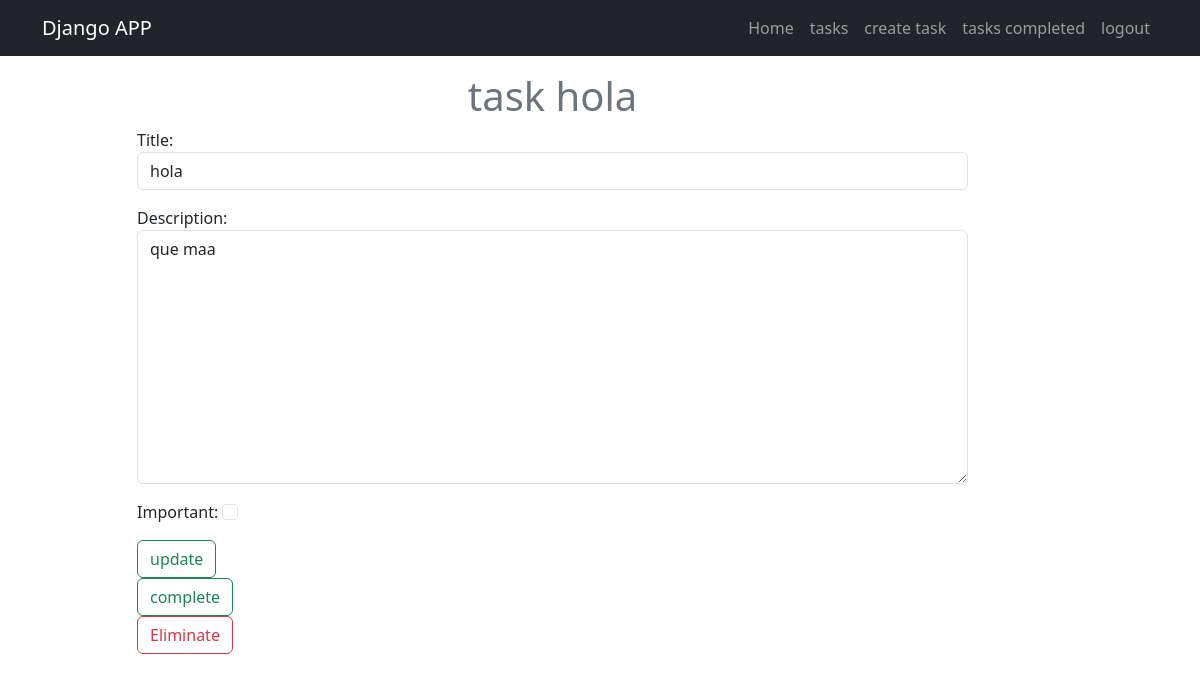
The app's page /tasks/5/ (signed in), older data.
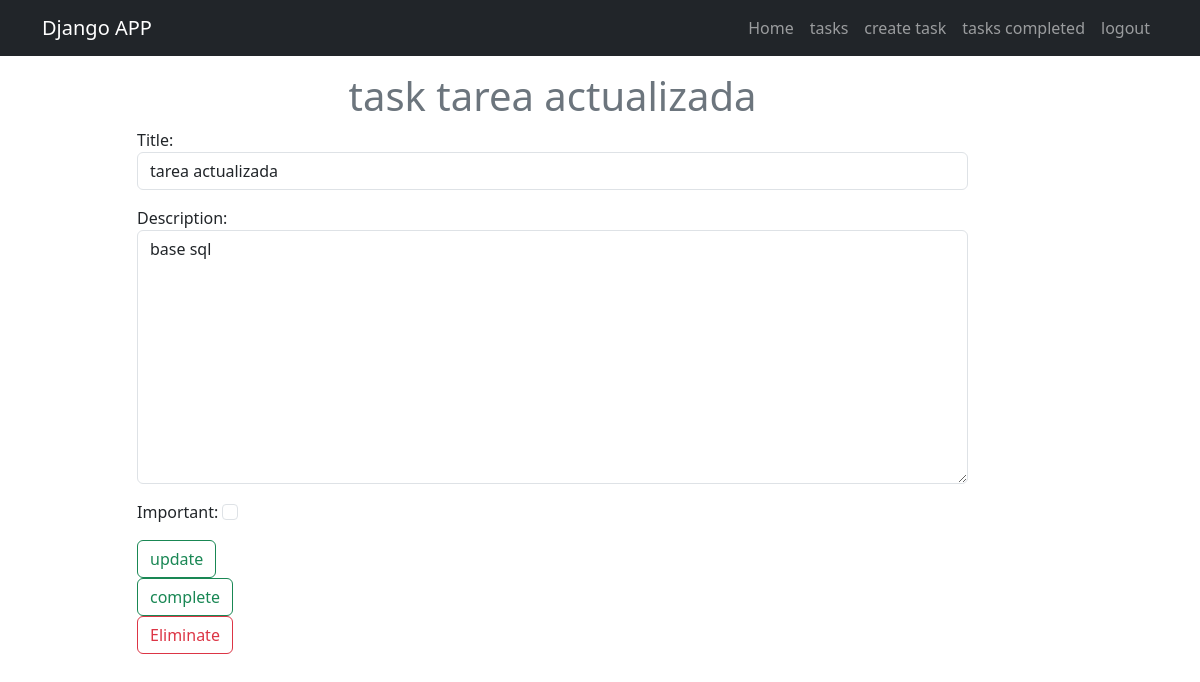
The same page, newer data.
### tasks/models.py (models this page shows, shortened)
class Task(models.Model):
    title = models.CharField(max_length=100)
    description = models.TextField(blank=True) #aqui estoy diciendo que sino se pasa nada en ese campo pues ese campo se puede quedar vacio
    created = models.DateTimeField(auto_now_add=True)#aqui vamos agregar la hora por defecto cuando se cree una tarea
    datecompleted = models.DateTimeField(null=True, blank=True)#aqui estoy diciendo que este campo iniciara vacio cuando se cree la tarea y ademas el "blank" significa que esta columna es opcional llenarla o completarla para el administrador
    important = models.BooleanField(default=False)#aqui estoy diciendo que todas las tareas que se vayan a crear no van a ser importante mas adelante las marcaremos como true
    user = models.ForeignKey(User, on_delete=models.CASCADE)#se hace la relacion de la clase User es decir, que se esta tabla de task se va a relacionar con la User en la base de datos

### tasks/views.py (the view, shortened to what this page needs)
# urls.py: path('tasks/<int:task_id>/', views.task_detail, name='tasks_detail'),
@login_required#esta es una funcion de la biblioteca de django que nos permite que cualquier persona la cual no este autenticado no pueda ingresar a cualquier vista solo utilizando la url
def task_detail (request, task_id):#actualizar tareas
    if request.method == 'GET':
        task = get_object_or_404(Task, pk=task_id, user=request.user)#se hace una consulta con el metodo get, ademas siempre se debe colocar dentro de los parentesis la clase (base de datos) y el id el cual vamos a buscar, ademas el "user=request.user" es para que solo el usuario que esta utilizando la aplicacion pueda modificar sus tareas y no la de los demas
        form = TaskForm(instance=task)
        return render(request, 'task_detail.html', {
            'task': task,
            'form': form
        })

### tasks/forms.py
class TaskForm(forms.ModelForm):#aqui estamos reando una plantilla para nuestro html segun lo que necesitemos en la base de datos
    class Meta:
        model = Task #aqui estoy diciendo que cuando se cree la pnatilla vamos a coger de modelo a la clase Task, para que funcione bien la plantilla con la clase y se pueda guardar los datos en la base de datos
        fields = ['title', 'description', 'important']#estos datos son los que se van a crear para la plantilla que son tambien los datos del models Task, para que todo quede bien creado
        widgets = {
            'title': forms.TextInput(attrs={'class': 'form-control', 'placeholder': 'Escribe un titulo', }),
            'description': forms.Textarea(attrs={'class': 'form-control', 'placeholder': 'Describe la tarea'}),
            'important': forms.CheckboxInput(attrs={'class': 'form-check-input'}),
        }

### tasks/templates/task_detail.html (shortened to what this page needs)
{% extends 'base.html' %}
{% block content %}
<main class="container">
    <div class="row">
        <div class="col-md-9 offset-md-1 py-3">
            <form method="POST">
                <h1 class="text-secondary text-center">task {{task.title}} </h1>
                {{form.as_p}}
                <button class="btn btn-outline-success">
                    update
                </button>
            </form>
            <form action="{% url 'complete_task' task.id %}" method="POST">
                <button class="btn btn-outline-success">
                    complete
                </button>
            </form>
            <form action="{% url 'Eliminate_task' task.id %}" method="POST">
                <button class="btn btn-outline-danger">
                    Eliminate
                </button>
            </form>
        </div>
    </div>
</main>
{% endblock %}

Row changes from the older to the newer data that the page shows:
changed Task: title "hola" → "tarea actualizada"; description "que maa" → "base sql"
